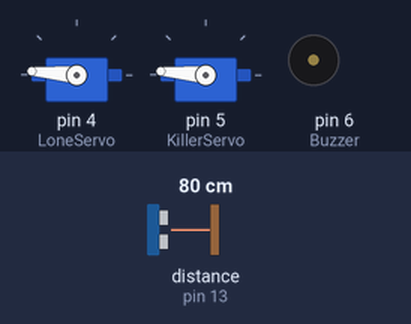
This sketch was run on a simulated Arduino Uno, built with avr-gcc and run on an emulated ATmega328P. Parts: 2 × servo, buzzer (waves = sounding, pin HIGH). Wiring (inferred from the names in the program): ultrasonic range finder: trigger pin 12; echo pin 13. The test bench sets the inputs (shaded band); at power-on: distance to the obstacle (sensor on pin 13) 80 cm. The echo pulse lasts 58.3 µs per cm; pins used as bus, display or sensor lines are not drawn; what the sketch prints to the serial monitor is not drawn.

Above: at 4.2 s.
4.3 s: distance to the obstacle (sensor on pin 13) set to 2 cm
At 5.2 s:
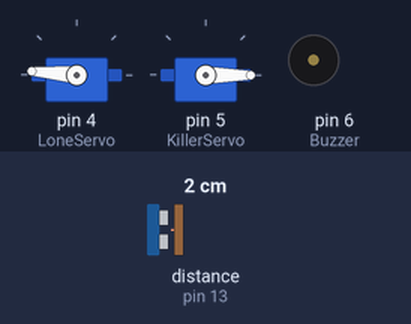
Timing chart, 0 to 7.3 s (numbered marks = the images above; inputs shaded):
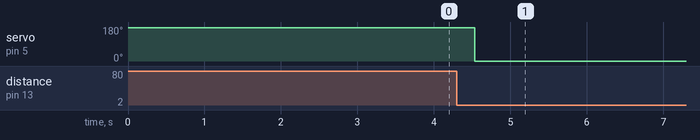

Measured:
- after the input at 4.3 s, servo on pin 5 (KillerServo): 175° → 0° after 0.24 s

The sketch:

Testtttt.ino
```cpp
#include <MPU6050.h>
#include <Wire.h>
#include <Stepper.h>
#include <AccelStepper.h>
#include <Servo.h>
#include <stdio.h>   // Including these headers
#include <stdlib.h>  // so that I can generate a random
#include <time.h>    // array of numbers
#include <ezBuzzer.h> // ezBuzzer library

const int stepsPerRevolution = 2038;
const int Echo = 13;
const int Trig = 12;
const int Button = 7;
const int Buzzer = 6;
const int GreenLED = 22;
const int RedLED = 23;
const int looking = 175;
const int not_looking = 0;
const int not_dead = 175;
const int dead = 0;
unsigned long currentMillis = 0;       // stores the value of millis() in each iteration of loop()
unsigned long currentMicros = 0;

const int interval = 4000;
const int readInterval = 100;
int previousReadMillis = 0;
int lastdistance = 30;

long duration, distance, distance2, duration2;

bool wasMoving = false;

Servo LoneServo;
Servo KillerServo;

void setup() {
  // put your setup code here, to run once:
  Serial.begin(115200);         // set baud rate
  LoneServo.attach(4);
  KillerServo.attach(5);
  pinMode(Echo, INPUT);
  pinMode(Trig, OUTPUT);
  pinMode(Button, INPUT);
  pinMode(Buzzer, OUTPUT);
  LoneServo.write(looking);       // LoneServo's start position
  KillerServo.write(not_dead);        // KillerServo's start position
  delay(3000);
}
void kill(){
  KillerServo.write(dead);
}
void peek_A_Boo(){

  if((LoneServo.read() == looking)){
    if (currentMillis - previousReadMillis >= readInterval){
      if(distance - lastdistance >1){
        kill();
        previousReadMillis+=readInterval;
      }
    else{
      previousReadMillis+=readInterval;
    }
    lastdistance = distance;
  }

}}
void stuff(){
  digitalWrite(Trig, LOW);
  delayMicroseconds(2);
  digitalWrite(Trig, HIGH);
  delayMicroseconds(10);
  digitalWrite(Trig, LOW);
  duration = pulseIn(Echo, HIGH);
  distance = duration/58.2;
  delay(300);
  digitalWrite(Trig, LOW);
  delayMicroseconds(2);
  digitalWrite(Trig, HIGH);
  delayMicroseconds(10);
  digitalWrite(Trig, LOW);
  duration2 = pulseIn(Echo, HIGH);
  distance2 = duration2/58.2;
  if(distance != distance2){
    kill();
  }
}

void loop() {
  currentMillis = millis();
  currentMicros = micros();
  //turnServo();
  /*digitalWrite(Trig, LOW);
  delayMicroseconds(2);
  digitalWrite(Trig, HIGH);
  delayMicroseconds(10);
  digitalWrite(Trig, LOW);
  duration = pulseIn(Echo, HIGH);
  distance = duration/58.2;*/
  stuff();
  Serial.println("Distance1=");
  Serial.print(distance);
  Serial.println("Distance2=");
  Serial.print(distance2);
  delay(100);
  //peek_A_Boo();
  /*if(distance - lastdistance >1){
    KillerServo.write(dead);
  }
  lastdistance = distance;*/
}
```
